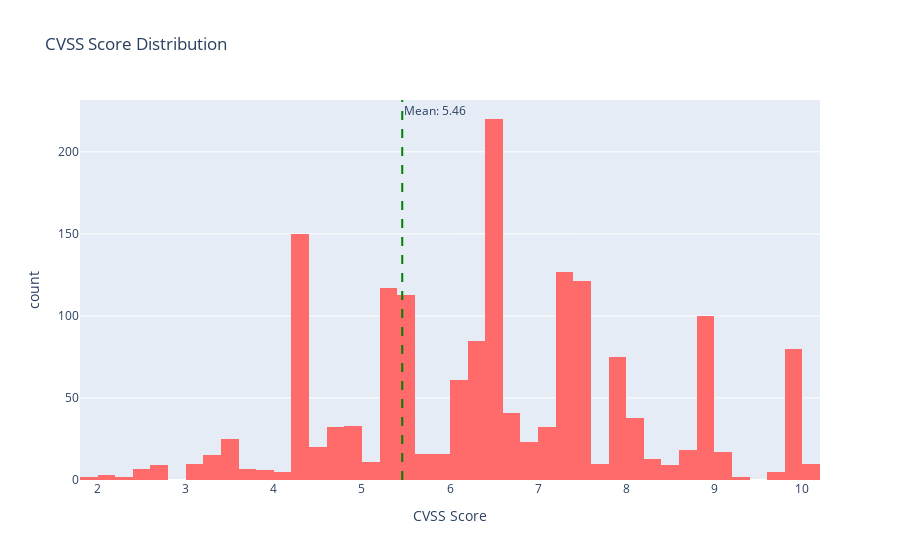

Write notebook code for a chart like this one.
### Markdown cell above
### CVSS Score Distribution

### Code cell
# CVSS score histogram
fig = px.histogram(
    df[df['cvss_score'] > 0],
    x='cvss_score',
    nbins=50,
    title='CVSS Score Distribution',
    labels={'cvss_score': 'CVSS Score', 'count': 'Frequency'},
    color_discrete_sequence=['#FF6B6B']
)
fig.add_vline(x=df['cvss_score'].mean(), line_dash="dash", line_color="green",
              annotation_text=f"Mean: {df['cvss_score'].mean():.2f}")
fig.show()

print(f"📊 CVSS Statistics:")
print(f"  Mean: {df['cvss_score'].mean():.2f}")
print(f"  Median: {df['cvss_score'].median():.2f}")
print(f"  Std Dev: {df['cvss_score'].std():.2f}")
print(f"  Max: {df['cvss_score'].max():.2f}")
print(f"  Min: {df[df['cvss_score'] > 0]['cvss_score'].min():.2f}")

### Figure 1 — Plotly figure (JSON) as saved in the notebook; plotly's stock layout.template omitted (floating-point values rounded to 4 significant figures; data arrays with more than 128 entries replaced by an {"elided": "..."} marker saying what was removed)
{"data": [{"bingroup": "x", "hovertemplate": "CVSS Score=%{x}<br>count=%{y}<extra></extra>", "legendgroup": "", "marker": {"color": "#FF6B6B", "pattern": {"shape": ""}}, "name": "", "nbinsx": 50, "orientation": "v", "showlegend": false, "type": "histogram", "x": {"elided": "1686 float values"}, "xaxis": "x", "yaxis": "y"}], "layout": {"annotations": [{"showarrow": false, "text": "Mean: 5.46", "x": 5.458, "xanchor": "left", "xref": "x", "y": 1, "yanchor": "top", "yref": "y domain"}], "barmode": "relative", "legend": {"tracegroupgap": 0}, "shapes": [{"line": {"color": "green", "dash": "dash"}, "type": "line", "x0": 5.458, "x1": 5.458, "xref": "x", "y0": 0, "y1": 1, "yref": "y domain"}], "title": {"text": "CVSS Score Distribution"}, "xaxis": {"anchor": "y", "domain": [0, 1], "title": {"text": "CVSS Score"}}, "yaxis": {"anchor": "x", "domain": [0, 1], "title": {"text": "count"}}}}
